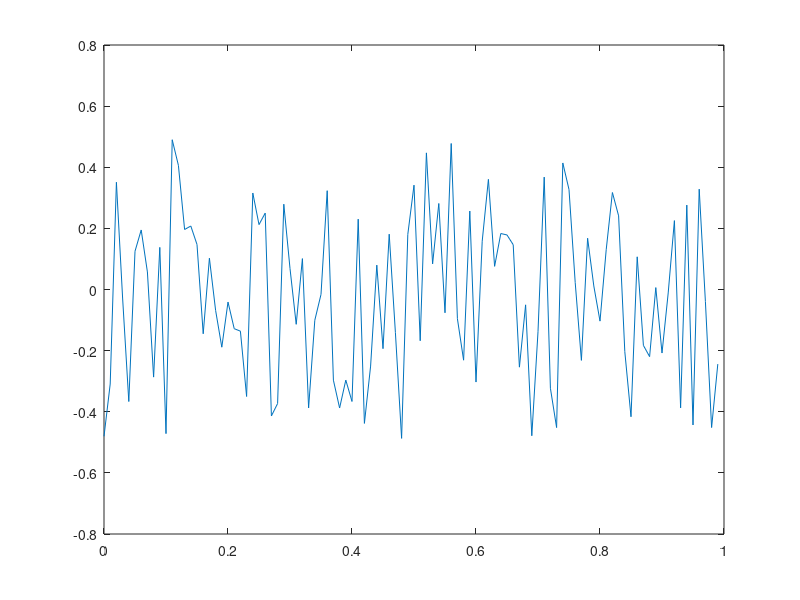

MATLAB code for this plot:
function randomsignal
% Function to plot a random signal and compute its RMS.

close all % This closes any open figure windows

npoints = 100;  % No. points in the plot
dtime = 0.01;   % Time interval between points

% Compute vectors of time and the value of the function.
% This example shows how a function can calculate several
% things at the same time.
[time,function_value] = create_random_function(npoints, dtime);

%Compute the rms value of the function
rms = compute_rms(time, function_value);

% Plot the function
plot(time, function_value);
% Write the rms value as a label on the plot
label = strcat('rms signal = ', num2str(rms));
label = strcat('textbox', 'String', {label}, 'FontSize', 16, ...
    'BackgroundColor', [1 1 1], ...
    'Position', [0.3499 0.6924 0.394 0.1]);
end
%
function [t, y] = create_random_function(npoints, time_interval)
% Create a vector of equally spaced times t(i), and
% a vector y(i), of random values with i = 1...npoints
    for i = 1:npoints
        t(i) = time_interval*(i - 1);
% The rand function computes a random number between 0 and 1
    y(i) = rand-0.5;
    end
end

function r = compute_rms(t, y)
% Functions to compute the rms value of a function y of time t.
% t and y must both be vectors of the same length.
    for i = 1:length(y) % You could avoid this loop with.notation
        ysquared(i) = y(i)*y(i);
    end
% The trapz function uses a trapezoidal integration
% method to compute the integral of a function.
    integral = trapz(t, ysquared);
    
    r = sqrt(integral/t(length(t)));    % This is the rms.
end